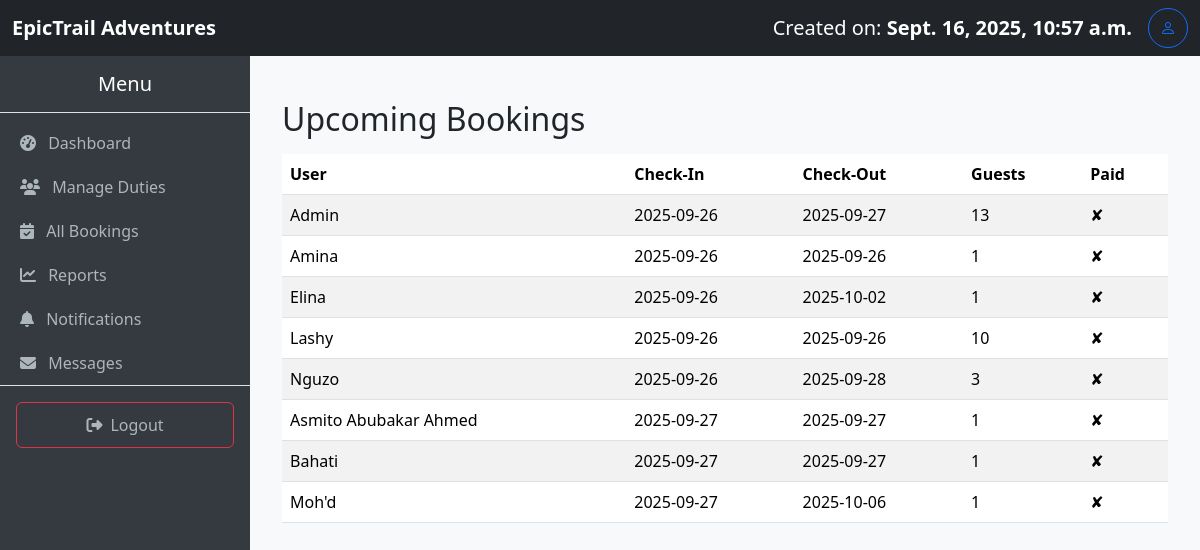
The app's page /upcoming-bookings/ (signed in) with its own data.
### myApp/models.py (models this page shows, shortened)
class Booking(models.Model):
    user = models.ForeignKey(User, on_delete=models.SET_NULL, null=True, blank=True)
    customer_name = models.CharField(max_length=100, blank=True, null=True)
    customer_email = models.EmailField(blank=True, null=True)
    activities = models.ManyToManyField('Activity', blank=True)
    packages = models.ManyToManyField('Package', blank=True)
    rooms = models.ManyToManyField('Room', blank=True)
    food = models.ManyToManyField('Food', blank=True)
    tours = models.ManyToManyField('Tour', blank=True)
    check_in = models.DateField(blank=True, null=True)
    check_out = models.DateField(blank=True, null=True)
    pax = models.PositiveIntegerField(default=1)
    pax_details = models.JSONField(blank=True, null=True)  # Works with Django 3.1+
    created_at = models.DateTimeField(auto_now_add=True)
    paid = models.DecimalField(max_digits=10, decimal_places=2, default=0)
    @property
    def nights_spent(self):
        if self.check_in and self.check_out:
            nights = (self.check_out - self.check_in).days
            return nights if nights > 0 else 1  # Minimum of 1 night for same-day bookings
        return 1
    @property
    def amount_required(self):
        pax = self.pax or 1
        def get_pax_value(category):
            if self.pax_details and category in self.pax_details:
                return self.pax_details[category].get('pax', pax)
            return pax
        room_cost = sum(
            room.room_type.price_per_night * get_pax_value('rooms') * self.nights_spent
            for room in self.rooms.all()
        )
        activity_cost = sum(
            a.price_per_person * get_pax_value('activities') for a in self.activities.all()
        )
        package_cost = sum(
            p.price_per_person * get_pax_value('packages') for p in self.packages.all()
        )
        food_cost = sum(
            f.price_per_person * get_pax_value('food') for f in self.food.all()
        )
        tour_cost = sum(
            t.price_per_person * get_pax_value('tours') for t in self.tours.all()
        )
        return room_cost + activity_cost + package_cost + food_cost + tour_cost

### myApp/views.py (the view)
# urls.py: path('upcoming-bookings/', views.upcoming_bookings_list, name='upcoming_bookings'),
@login_required
def upcoming_bookings_list(request):
    upcoming_bookings = Booking.objects.filter(
        check_in__gte=timezone.now()
    ).order_by('check_in')
    return render(request, "bookings.upcoming.html", {
        "upcoming_bookings": upcoming_bookings
    })

### myApp/context_processors.py (called while the page is built)
def total_users(request):
    return {'total_users': User.objects.count()}

def total_bookings(request):
    return {'total_bookings': Booking.objects.count()}

def total_amount(request):
    total = 0
    if request.user.is_authenticated:
        bookings = Booking.objects.all()#filter(user=request.user)
        total = sum(booking.amount_required for booking in bookings)
    return {'total_amount': total}

def total_cost(request):
    if not request.user.is_authenticated:
        return {
            'user_bookings': [],
            'user_total_amount': 0,
        }
    bookings = Booking.objects.filter(user=request.user).prefetch_related(
        'activities', 'packages', 'rooms', 'food', 'tours'
    )
    total_amount = sum(b.amount_required for b in bookings)
    return {
        'user_bookings': bookings,
        'user_total_amount': total_amount,
    }

### myApp/templates/bookings.upcoming.html
{% extends 'base.staff.html' %} {% block content %}
<div class="container mt-4">
    <h2 class="mb-3">Upcoming Bookings</h2>
    {% if upcoming_bookings %}
    <table class="table table-striped">
        <thead>
            <tr>
                <th>User</th>
                <th>Check-In</th>
                <th>Check-Out</th>
                <th>Guests</th>
                <th>Paid</th>
            </tr>
        </thead>
        <tbody>
            {% for booking in upcoming_bookings %}
            <tr>
                <td>{{ booking.user.username }}</td>
                <td>{{ booking.check_in|date:"Y-m-d" }}</td>
                <td>{{ booking.check_out|date:"Y-m-d" }}</td>
                <td>{{ booking.pax }}</td>
                <td>{% if booking.paid %}✔{% else %}✘{% endif %}</td>
            </tr>
            {% endfor %}
        </tbody>
    </table>
    {% else %}
    <p>No upcoming bookings.</p>
    {% endif %}
</div>
{% endblock %}

### myApp/templates/base.staff.html (shortened to what this page needs)
<!DOCTYPE html>
<html lang="en">
<head>
    <link href="https://cdn.jsdelivr.net/npm/bootstrap@5.3.3/dist/css/bootstrap.min.css" rel="stylesheet">
    <link rel="stylesheet" href="https://cdn.jsdelivr.net/npm/bootstrap-icons@1.11.3/font/bootstrap-icons.css">
    <link rel="stylesheet" href="https://cdnjs.cloudflare.com/ajax/libs/font-awesome/6.5.2/css/all.min.css">
</head>
<body>
    <nav class="navbar navbar-expand-lg navbar-dark bg-dark">
        <div class="container-fluid">
            <a class="navbar-brand" href="#"><strong>EpicTrail Adventures</strong></a>
            <div class="d-flex">
                <a class="navbar-brand" href="#"> Created on: <strong>{{ user.date_joined }}</strong></a>
                <a href="#" class="btn btn-outline-primary rounded-circle d-flex align-items-center justify-content-center" style="width: 40px; height: 40px;" title="Manage Profile">
                    <i class="bi bi-person"></i>
                </a>
            </div>
        </div>
    </nav>
    <div class="sidebar">
        <h5 class="text-center py-3 border-bottom">Menu</h5>
        <a href="{% url 'staff_dashboard' %}"><i class="fas fa-tachometer-alt me-2"></i> Dashboard</a>
        <a href="{% url 'staff_duties' %}"><i class="fas fa-users me-2"></i> Manage Duties</a>
        <a href="{% url 'booking_list' %}"><i class="fas fa-calendar-check me-2"></i> All Bookings</a>
        <a href="#"><i class="fas fa-chart-line me-2"></i> Reports</a>
        <a href="#"><i class="fas fa-bell me-2"></i> Notifications</a>
        <a href="#"><i class="fas fa-envelope me-2"></i> Messages</a>
        <div class="p-3 border-top" style="position: relative; bottom: 0; width: 100%;">
            <a href="{% url 'logout' %}" class="btn btn-outline-danger w-100"><i class="fas fa-sign-out-alt me-2"></i>Logout</a>
        </div>
    </div>
    <div class="content">
        {% block content %}{% endblock %}
    </div>
</body>
</html>

### myApp/templates/base.staff.html (style rules this page uses)
body { margin: 0; padding: 0; }
.navbar { position: fixed; top: 0; left: 0; width: 100%; z-index: 1030; }
.sidebar { position: fixed; top: 56px; left: 0; width: 250px; height: calc(100vh - 56px); background-color: #343a40; color: #fff; overflow-y: auto; }
.sidebar a { color: #adb5bd; text-decoration: none; display: block; padding: 10px 20px; }
.content { margin-top: 56px; margin-left: 250px; padding: 20px; background-color: #f8f9fa; min-height: calc(100vh - 56px); }

### records on screen
Booking: user.username "Admin", check_in "2025-09-26", check_out "2025-09-27", pax "13"
Booking: user.username "Amina", check_in "2025-09-26", check_out "2025-09-26", pax "1"
Booking: user.username "Elina", check_in "2025-09-26", check_out "2025-10-02", pax "1"
Booking: user.username "Lashy", check_in "2025-09-26", check_out "2025-09-26", pax "10"
Booking: user.username "Nguzo", check_in "2025-09-26", check_out "2025-09-28", pax "3"
Booking: user.username "Asmito Abubakar Ahmed", check_in "2025-09-27", check_out "2025-09-27", pax "1"
Booking: user.username "Bahati", check_in "2025-09-27", check_out "2025-09-27", pax "1"
Booking: user.username "Moh'd", check_in "2025-09-27", check_out "2025-10-06", pax "1"

### other values on screen
{{ user.date_joined }} "Sept. 16, 2025, 10:57 a.m."
